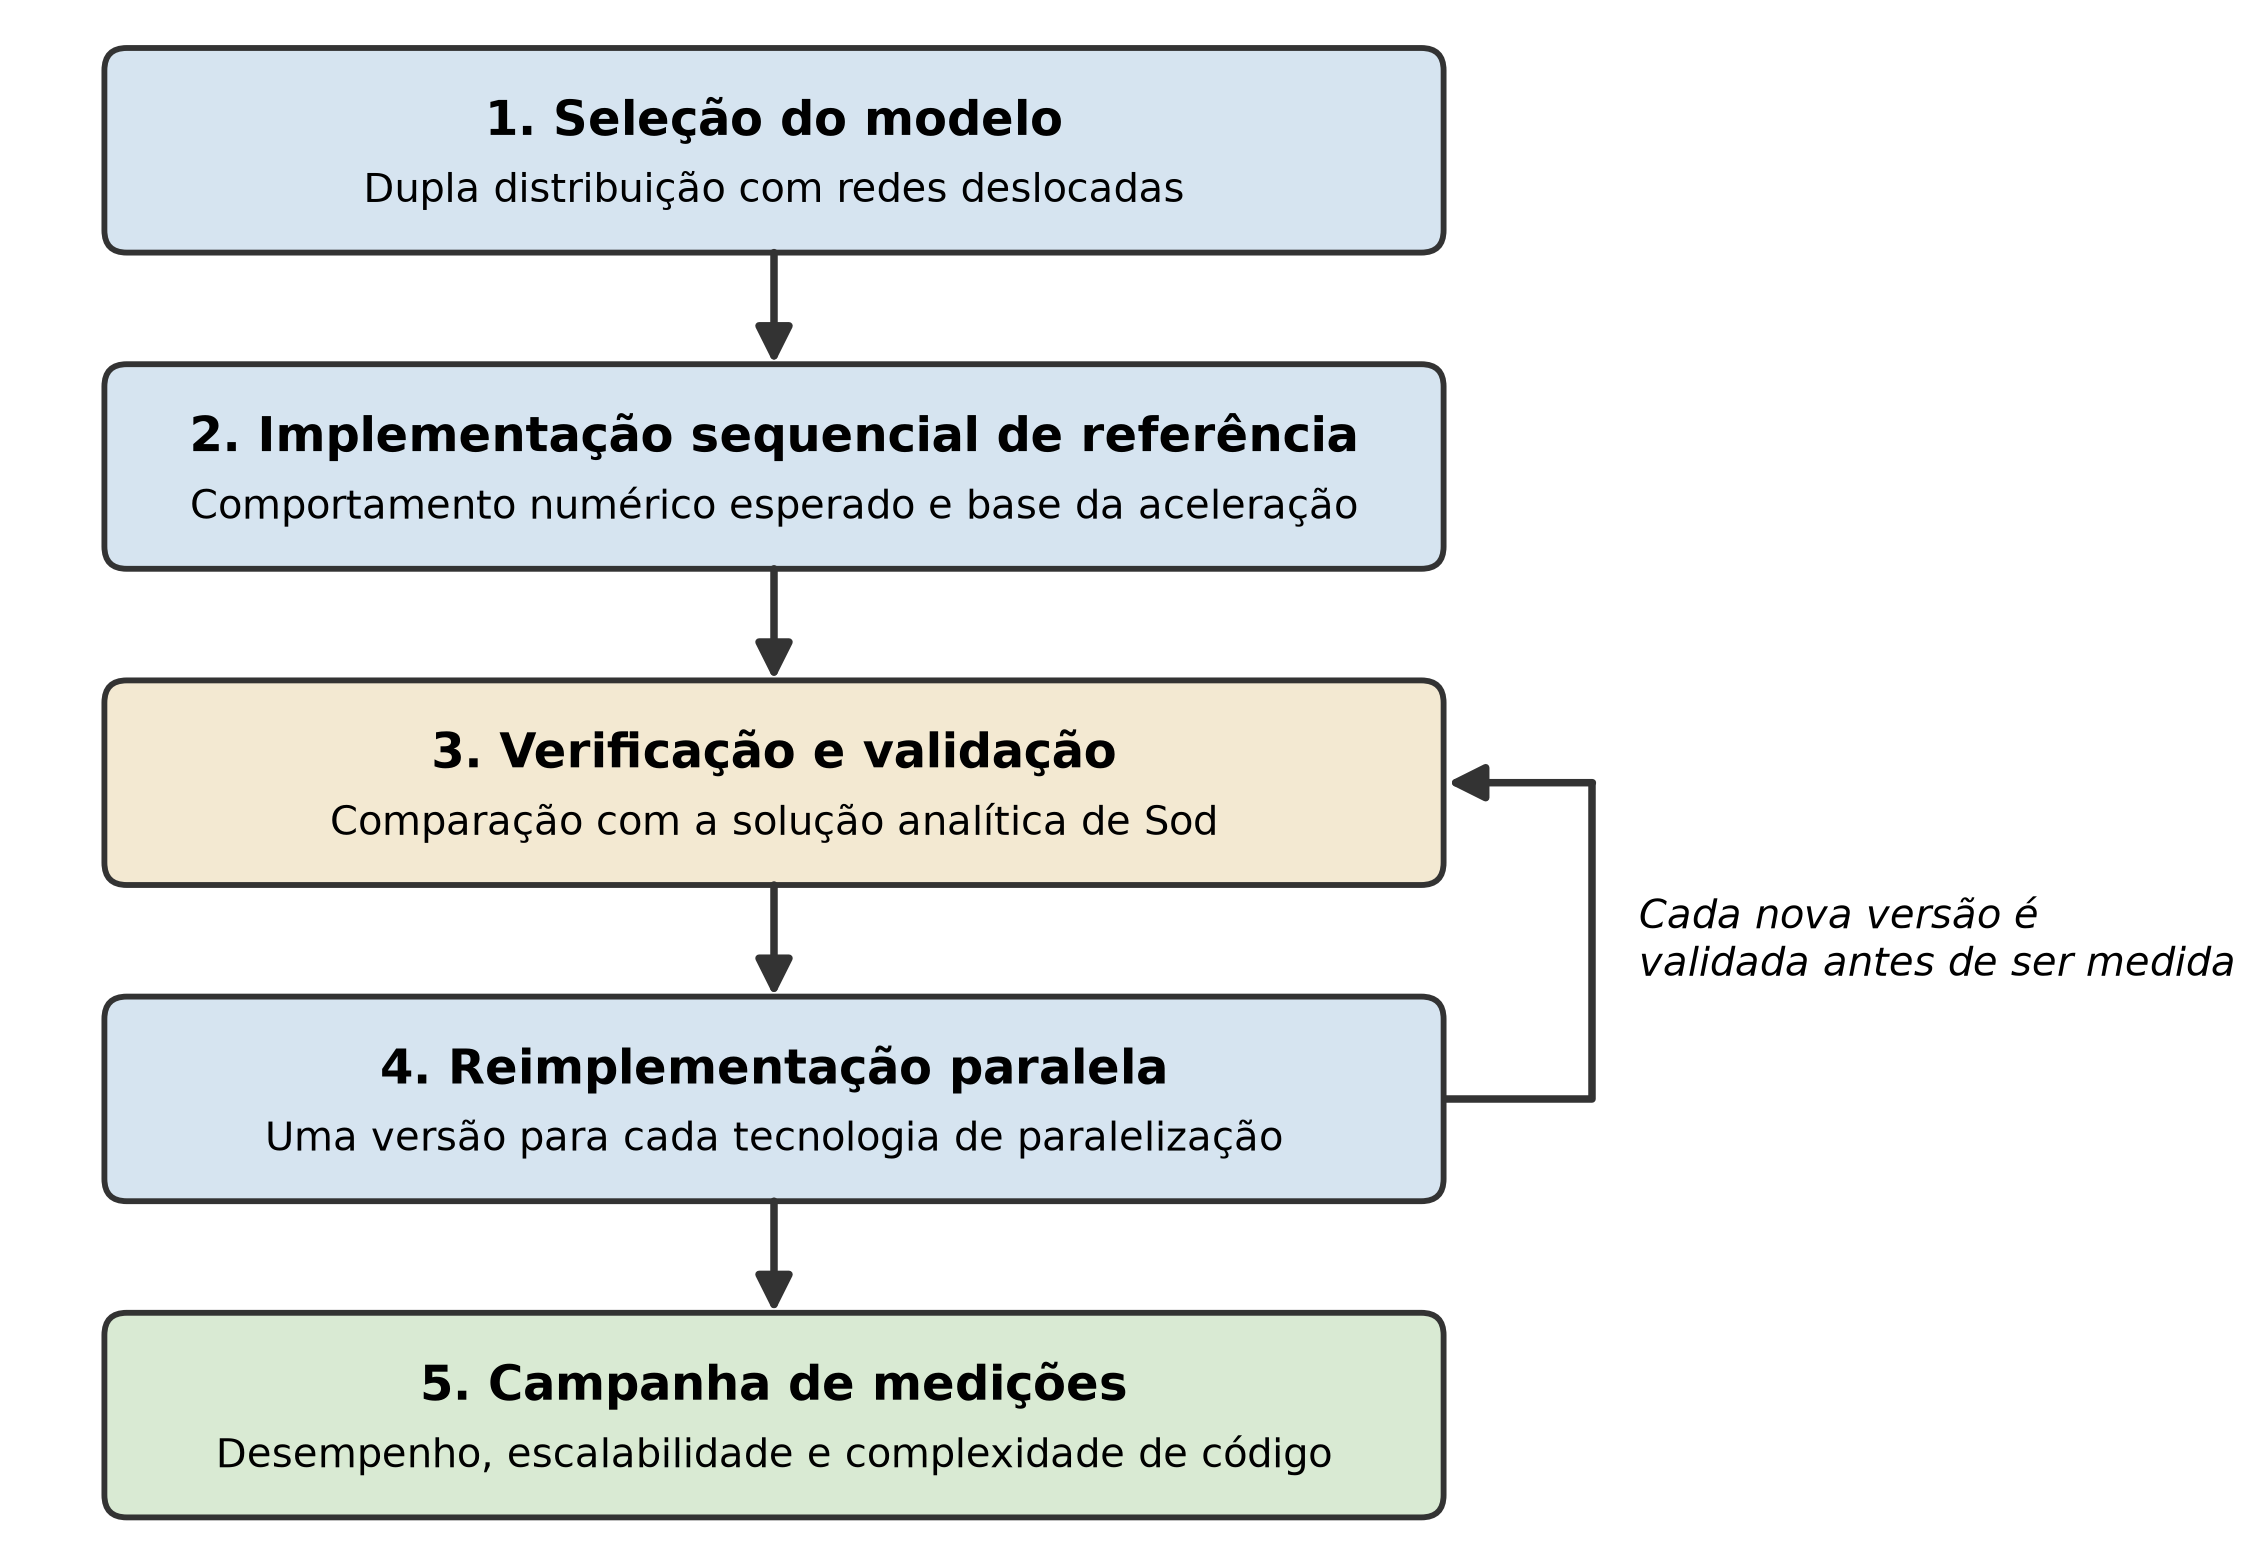

Write the Python code that produced this figure.
"""Draws the methodology flowchart of the methodology chapter.

Usage: python methodology-flowchart.py
Writes methodology-flowchart.png next to this script.
"""
from pathlib import Path

import matplotlib.pyplot as plt
from matplotlib.patches import FancyArrowPatch, FancyBboxPatch

EDGE = '#333333'
COLORS = ['#d6e4f0', '#d6e4f0', '#f3e9d2', '#d6e4f0', '#d9ead3']

STEPS = [
    ('1. Seleção do modelo', 'Dupla distribuição com redes deslocadas'),
    ('2. Implementação sequencial de referência', 'Comportamento numérico esperado e base da aceleração'),
    ('3. Verificação e validação', 'Comparação com a solução analítica de Sod'),
    ('4. Reimplementação paralela', 'Uma versão para cada tecnologia de paralelização'),
    ('5. Campanha de medições', 'Desempenho, escalabilidade e complexidade de código'),
]

X, W, H, GAP = 4, 72, 11, 6


def arrow(ax, p0, p1, style='-|>'):
    ax.add_patch(FancyArrowPatch(p0, p1, arrowstyle=style, mutation_scale=18, lw=1.8, color=EDGE,
                                 shrinkA=0, shrinkB=0, zorder=5))


def main():
    n = len(STEPS)
    top = n * H + (n - 1) * GAP
    fig, ax = plt.subplots(figsize=(8, 8.2))
    ax.set_xlim(0, 100)
    ax.set_ylim(-1, top + 1)
    ax.set_aspect('equal')
    ax.axis('off')

    centers = []
    for i, (title, subtitle) in enumerate(STEPS):
        y = top - (i + 1) * H - i * GAP
        ax.add_patch(FancyBboxPatch((X, y), W, H, boxstyle='round,pad=0,rounding_size=1.2',
                                    fc=COLORS[i], ec=EDGE, lw=1.4, zorder=2))
        ax.text(X + W / 2, y + H * 0.64, title, ha='center', va='center', fontsize=11.5,
                fontweight='bold', zorder=3)
        ax.text(X + W / 2, y + H * 0.30, subtitle, ha='center', va='center', fontsize=9.5, zorder=3)
        centers.append(y + H / 2)
        if i:
            arrow(ax, (X + W / 2, y + H + GAP), (X + W / 2, y + H))

    # Return arrow: each new version is validated before being measured
    x_right = X + W
    x_loop = x_right + 8
    ax.plot([x_right, x_loop, x_loop], [centers[3], centers[3], centers[2]], color=EDGE, lw=1.8,
            solid_capstyle='butt', zorder=5)
    arrow(ax, (x_loop, centers[2]), (x_right + 0.2, centers[2]))
    ax.text(x_loop + 2.5, (centers[2] + centers[3]) / 2, 'Cada nova versão é\nvalidada antes de ser medida',
            ha='left', va='center', fontsize=9.5, style='italic')

    out = Path(__file__).with_name('methodology-flowchart.png')
    fig.savefig(out, dpi=300, bbox_inches='tight', facecolor='white')
    print(f'Figure saved to {out}')


if __name__ == '__main__':
    main()
